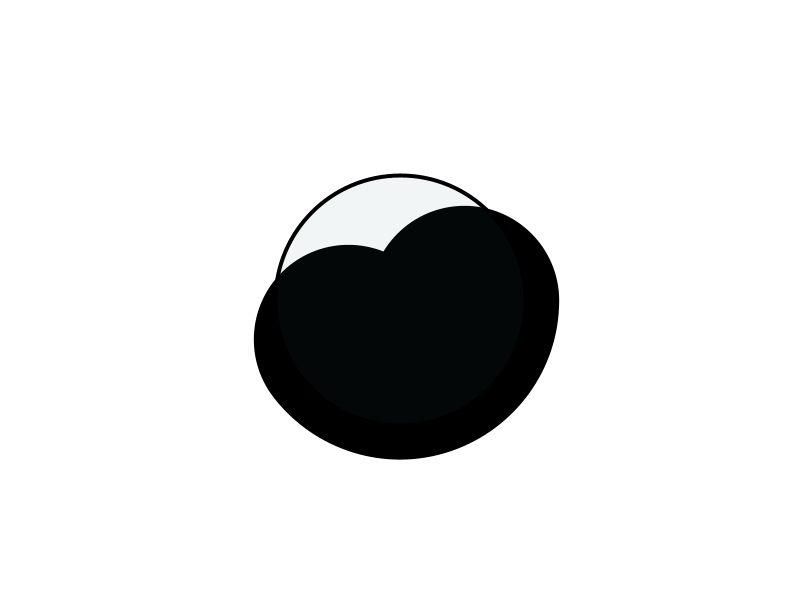
Frame 1 (no input)
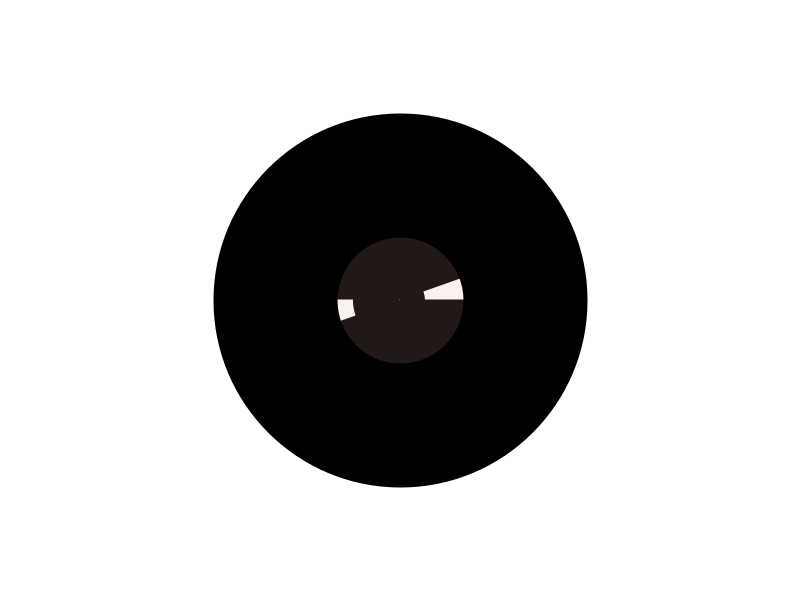
Frame 60 (the mouse pressed at the canvas centre just before this capture)
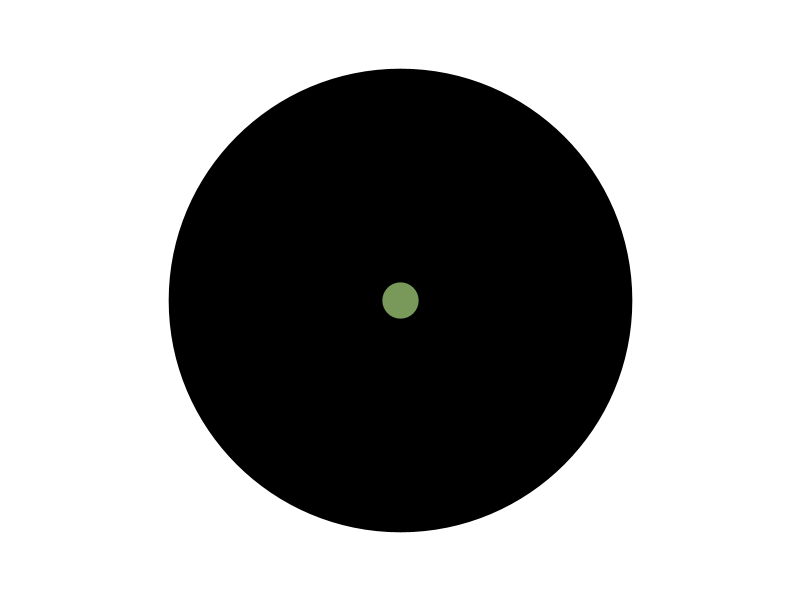
Frame 120 (the mouse held since frame 60 and released just before this capture)

The Processing sketch that drew these frames (run headless with seeded random() and noise(); from frame 60 on, the mouse is pressed at the canvas centre):

// Processing sketch: processing_30802
// ── processing_30802.pde

void setup(){
size (800,600);
   
 smooth();
 frameRate(11);
 }
  
  
void draw(){ 

      background (255);
        
        
        
        noFill();
       
        float radius = random (200);
         stroke(255);
        strokeWeight(random(150));
        arc ( width/2, height/2, radius,radius, radians(random(360)), radians ( random(360)) );
        stroke(0);
        strokeWeight(random(100));
        arc ( width/2, height/2, radius,radius, radians( random(210)), radians ( random(360)) );
        stroke (255);
        strokeWeight(random(5));
        arc ( width/2, height/2, radius,radius, radians(random(360)), radians ( random(360)) );
        stroke (0);;
        strokeWeight(random(24));
        arc ( width/2, height/2, radius,radius, radians( random(180)), radians ( random(360)) );
        stroke (255);
        strokeWeight(random(600));
        arc ( width/2, height/2, radius,radius,radians(random(90)), radians ( random(360)) );
        stroke (0);
        strokeWeight(random(200));
        arc ( width/2, height/2, radius,radius,0, radians ( random(360)) );
      strokeWeight(random(250));
      fill(random(255),random(255),random(255),random(255));
     
        ellipse ( width/2, height/2, 250,250);
      strokeCap(MITER);

          
    } 
 
